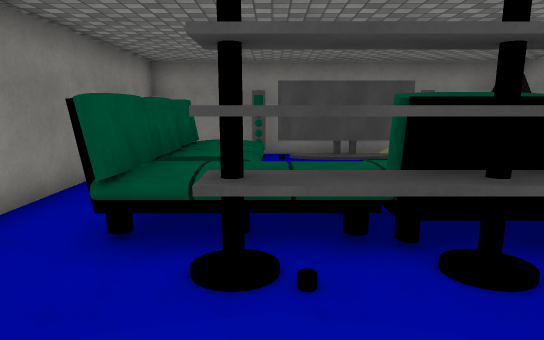
View 1 (above)

22 first-person views from a walk through a scene from a Unity 3-D project. The camera is 1.5 m above the floor, tilts 10° down and sees 75° across. The floor is counted in squares, 1 m on a side. Each view is taken from the middle of a square. On the plan, view 1 faces up. The plan holds only what a view shows up to about 16 squares ahead; the rest is blank. The place goes on beyond the plan. Some animated figures are not drawn. Door leaves are left out, so doorways stand open. Some surface patterns are stand-ins.

View 2
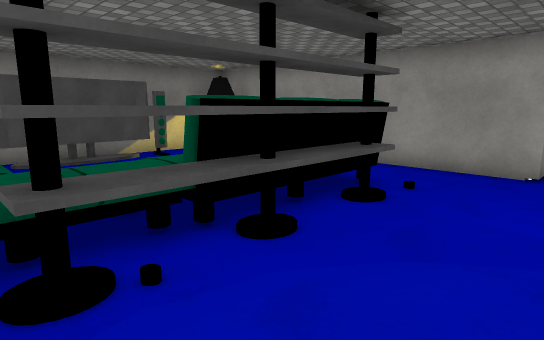

View 3
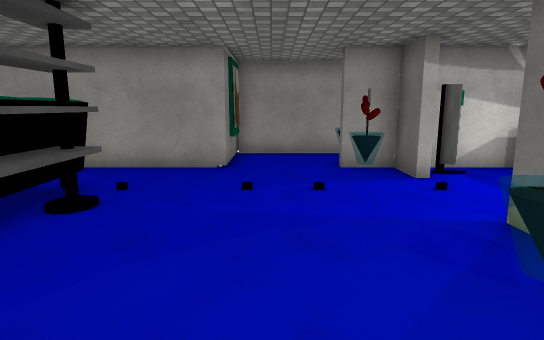

View 4
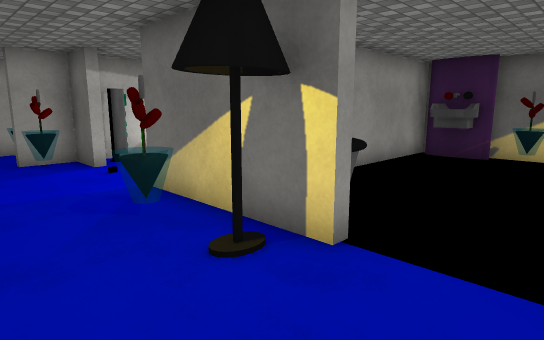

View 5
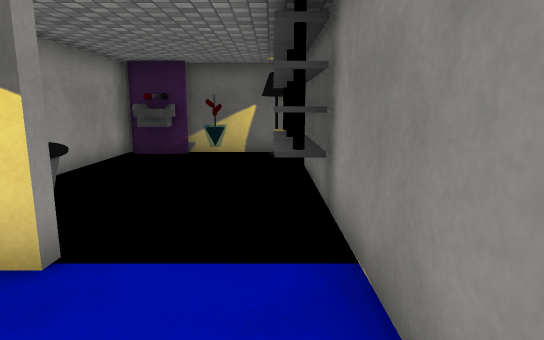

View 6
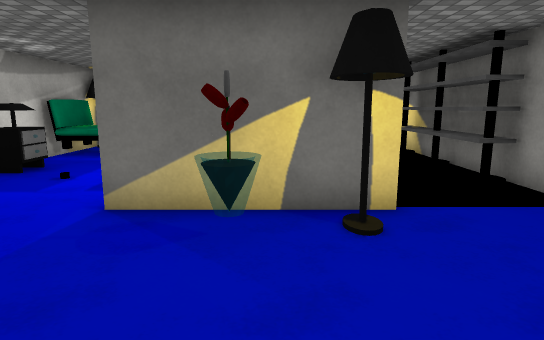

View 7
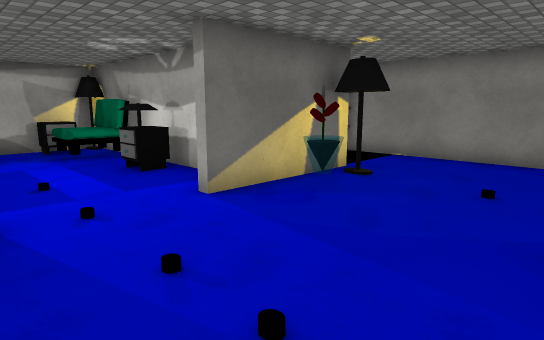

View 8
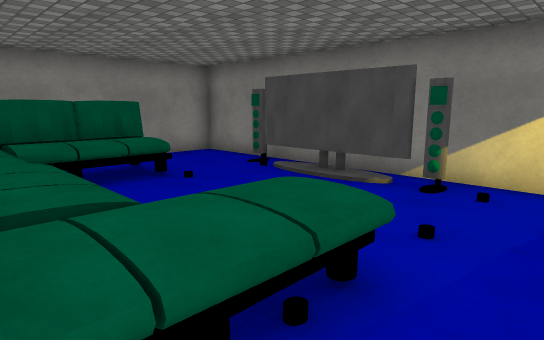

View 9
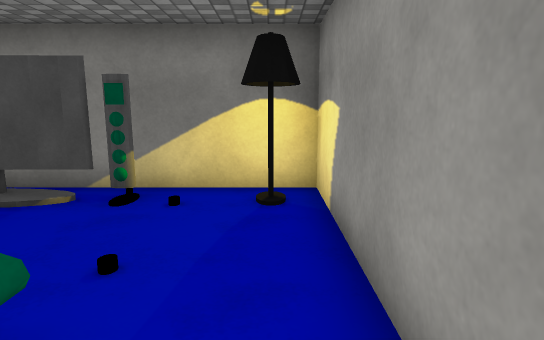

View 10
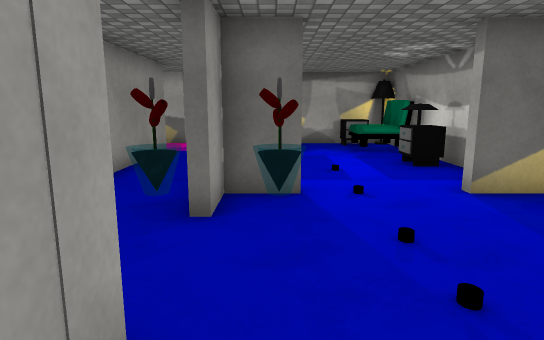

View 11
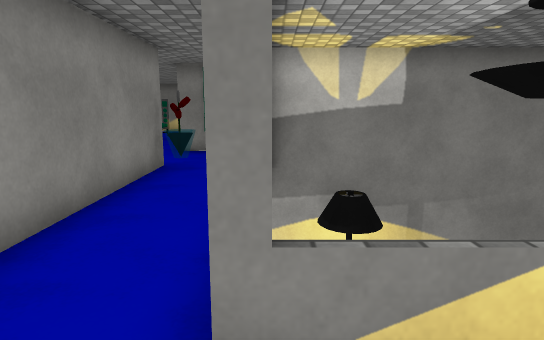

View 12
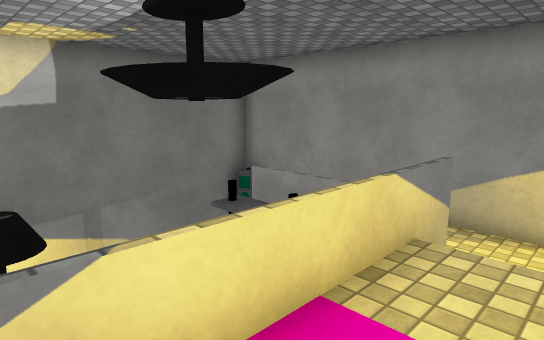

View 13
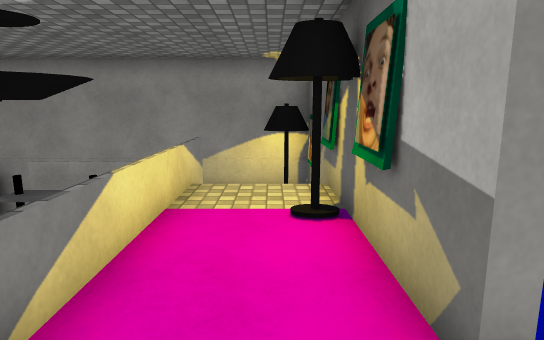

View 14
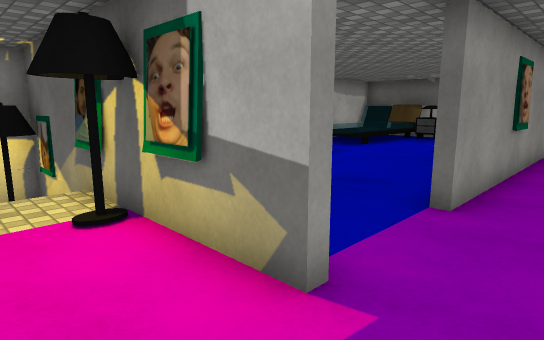

View 15
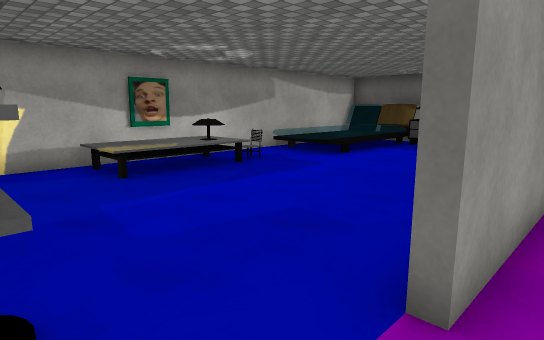

View 16
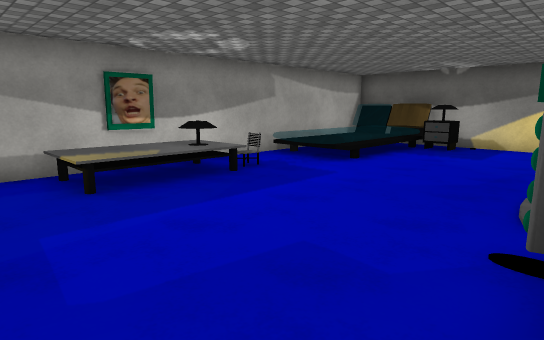

View 17
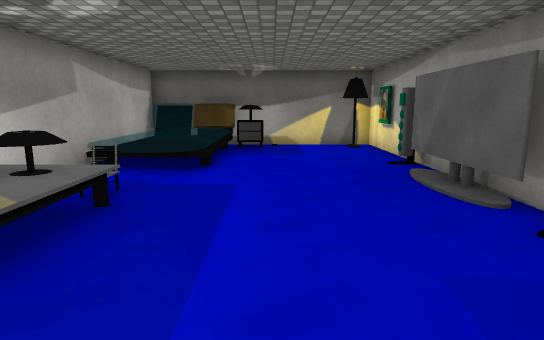

View 18
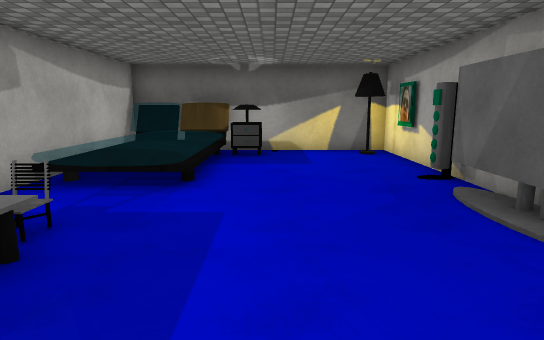

View 19
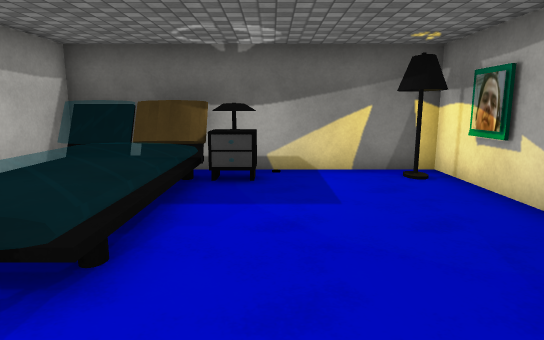

View 20
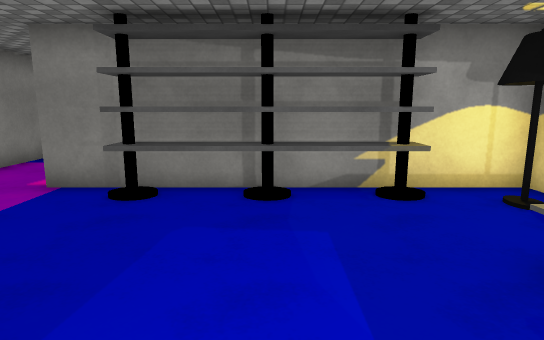

View 21
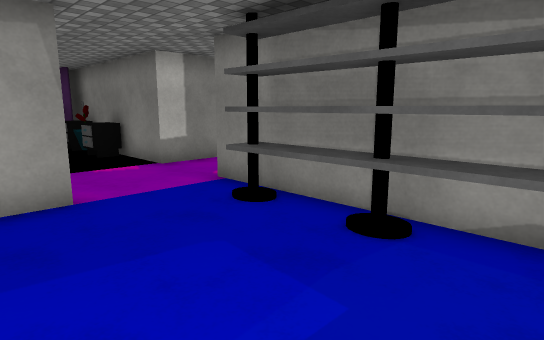

View 22
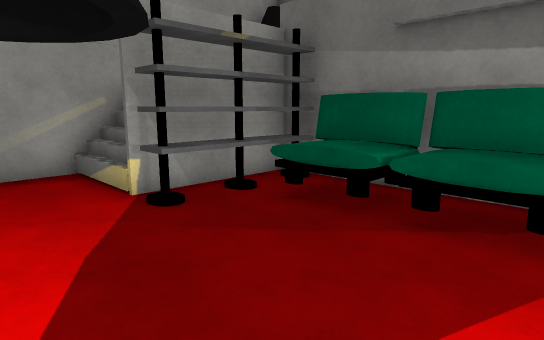

### Floor plan
Key: @ floor where view 1 was taken; # wall or solid block; . main floor; - floor 1 m lower than the main floor; _ floor 3 m lower than the main floor; / step, stairs or slope; D open door; v drop or lower ground; S speaker; T TV; H shelf; I toilet; A tap; L lamp; C chair; B bed; E table; O other object.
Columns run from 4 left of view 1 to 20 right of it. Each row starts with its distance up from view 1.
 12 #############
 11 #...STTTSS.O#
 10 #...........#
  9 # ..... ....#
  8 # O//.. ....#
  7 # O /..  /..#
  6 #.O /..   . #
  5 #.O  O    ..#
  4  .O//OOOOOO.#
  3  ...HHHHHH..#
  2   ..........##
  1 #...........DDDD
  0 #...@..........#
 -1 #..............#
 -2 #...OOO....O#O.########S#
 -3 #...####...##.._ O___   #
 -4 #   II  ...S#..  _______#
 -5 #H  II .....#.._________#
 -6 #H    #O...##.._____H#//#
 -7 #H    #O...L#.. CCCCH#  #
 -8 #H    #CC...#..#CCCCH#  #
 -9 #H    #CC.CC#..#vvvv## -#
-10 #H    #CC. C#......./  -#
-11 #O OAA#OO.  #......./  O#
-12 ######O####O#..###O######
-13      AAOOOO ....HHHHHH..#
-14      A      ...........O#
-15             ............#
-16               .#......EE#
-17               .#......EE#
-18               .S......LE#
-19               .#......LL#
-20               .#......C.#
-21               .T........#
-22                #........#
-23                #.....BBB#
-24                S.....BBB#
-25                #.....BBB#
-26                #.....BBB#
-27                #...OLBBB#
-28                #O..LLBBB#
-29                ##########

Positions as (right, up) in squares from view 1, and headings:
1: (0, 0), facing up
2: (-1, 0), facing up-right
3: (-1, 0), facing right
4: (-3, 0), facing down-right
5: (-3, 0), facing down
6: (1, 2), facing down
7: (7, 2), facing down-left
8: (7, 4), facing up-left
9: (7, 5), facing up
10: (7, 3), facing down
11: (11, -11), facing up
12: (12, -11), facing up-right
13: (9, -11), facing right
14: (9, -10), facing down-right
15: (10, -13), facing down-right
16: (11, -14), facing down-right
17: (15, -14), facing down
18: (15, -16), facing down
19: (15, -20), facing down
20: (15, -19), facing up
21: (17, -17), facing up-left
22: (11, -3), facing down-right
